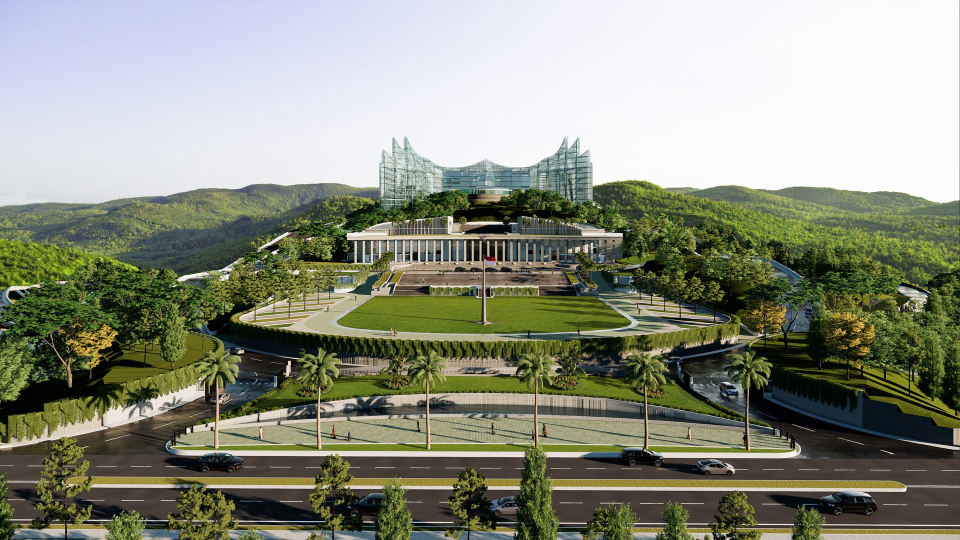
#> input picture frontendx/packages/ui/src/assets/nusantara.jpg, 1920 x 1080 px (shown at 1/2 size)
$ python optimize-visitor-images.py
#> lines starting #> are read from the running program, lines starting #| are printed output that depends on the picture
"""Rebuild visitor delivery variants from the preserved original assets (requires Pillow)."""

from pathlib import Path

from PIL import Image


assets = Path(__file__).resolve().parents[1] / "packages/ui/src/assets"
with Image.open(assets / "nusantara.jpg") as original:
#> original is the input picture: PIL image 1920x1080 RGB; mean R, G, B 140.3, 143.9, 127.3
    for width in (640, 960, 1440, 1920):
        image = original.resize(
            (width, round(width * original.height / original.width)), Image.Resampling.LANCZOS
        )
        image.save(assets / f"nusantara-{width}.avif", quality=45, speed=6)
        image.save(assets / f"nusantara-{width}.webp", quality=50, method=6)
#> this loop made 4 passes
#> pass 1, `image = original.resize( (width, round(width * original.height / origi..`:
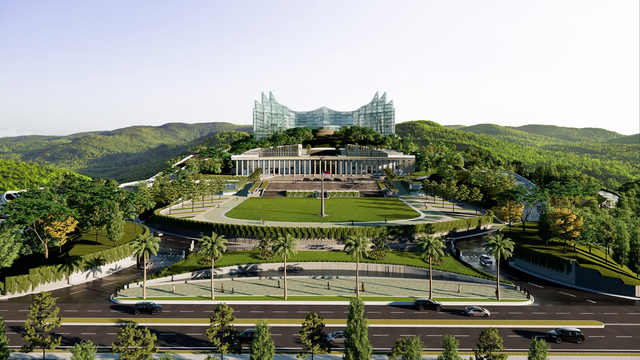
#> image: PIL image 640x360 RGB; mean R, G, B 140.3, 143.9, 127.4
#> pass 2, `image = original.resize( (width, round(width * original.height / origi..`:
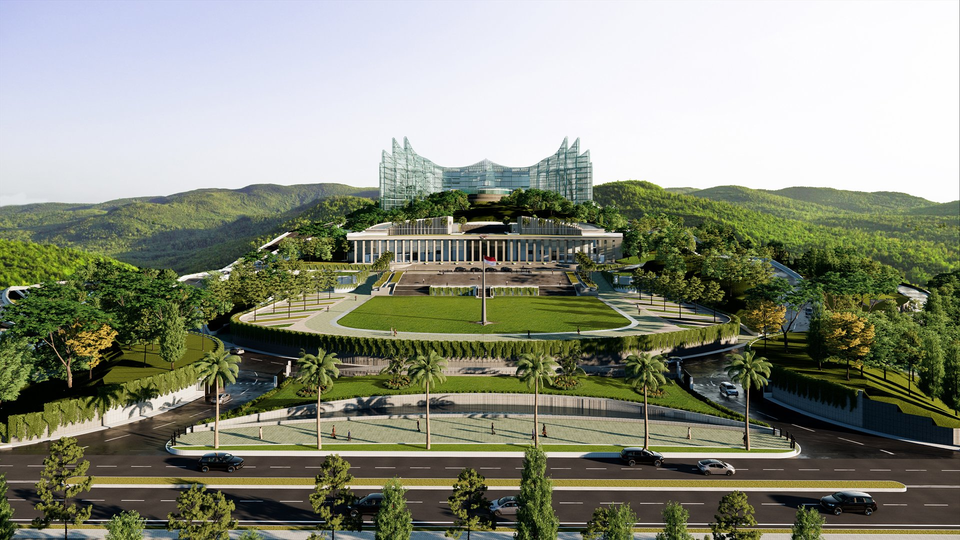
#> image: PIL image 960x540 RGB; mean R, G, B 140.3, 143.9, 127.4
#> pass 3, `image = original.resize( (width, round(width * original.height / origi..`:
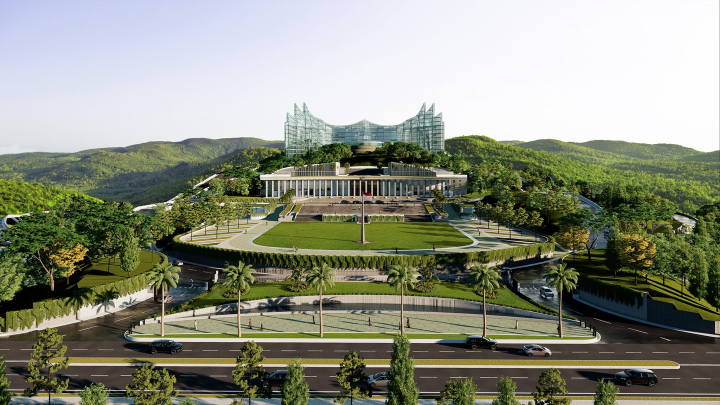
#> image: PIL image 1440x810 RGB (shown at 1/2 size); mean R, G, B 140.3, 143.9, 127.4

#> (the run stopped early here; a loop or call above may not have finished)
